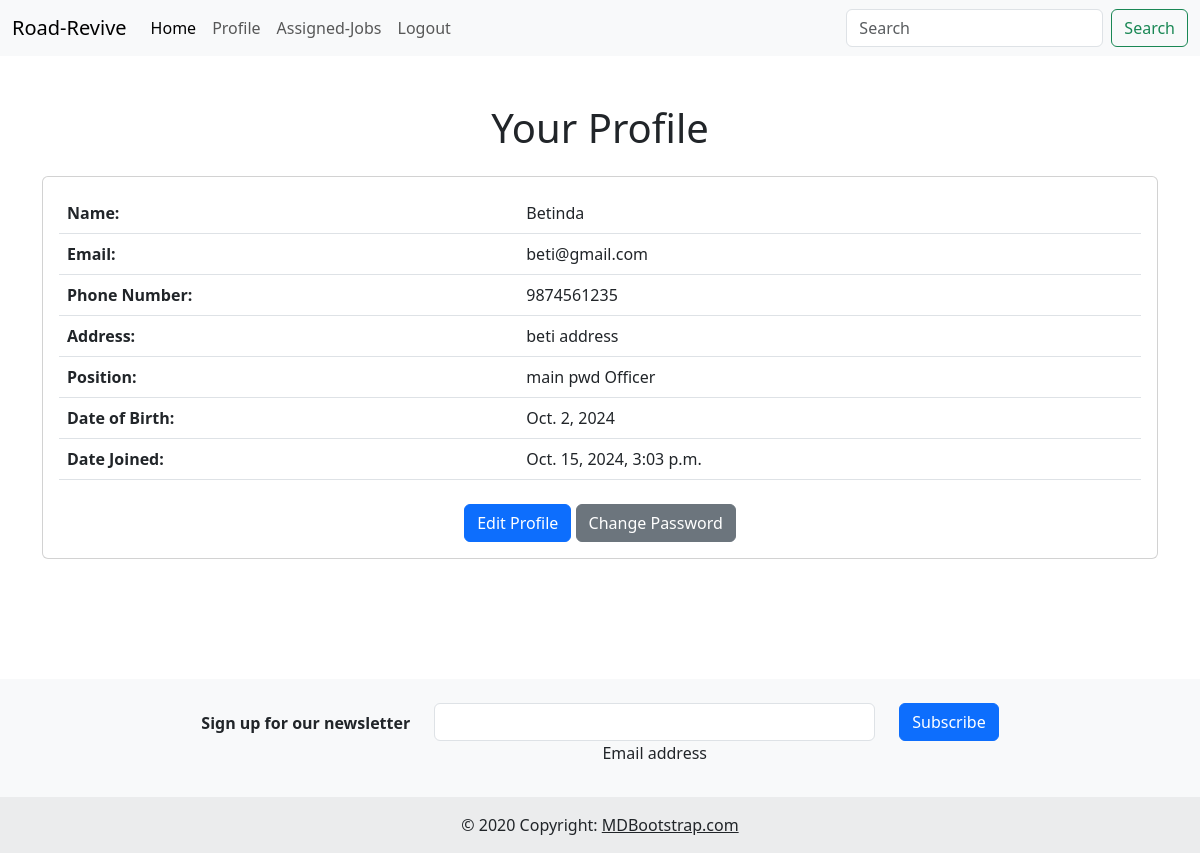
The page /Employee/profile/ (signed in) on the database its author committed.
### Employee/models.py (models this page shows)
class Employee(models.Model):
    name = models.CharField(max_length=150)
    email = models.EmailField(unique=True)
    phone_number = models.CharField(max_length=15)
    address = models.TextField()
    position = models.CharField(max_length=100)
    date_of_birth = models.DateField()
    date_joined = models.DateTimeField(auto_now_add=True)
    password = models.CharField(max_length=20)

### Employee/views.py (the view)
# urls.py: path('profile/', views.employee_profile, name='employee_profile'),
def employee_profile(request):
    if not request.session.get('Eid'):
        messages.error(request, "You need to be logged in to view your profile.")
        return redirect('Employee:login')
    employee = Employee.objects.get(id=request.session['Eid'])
    context = {'employee': employee}
    return render(request, 'Employee/employee_profile.html', context)

### Employee/templates/Employee/employee_profile.html (shortened to what this page needs)
<!DOCTYPE html>
<html lang="en">
<head>
    <link href="https://cdn.jsdelivr.net/npm/bootstrap@5.3.0-alpha1/dist/css/bootstrap.min.css" rel="stylesheet">
</head>
<body>
         <nav class="navbar navbar-expand-lg bg-body-tertiary">
            <div class="container-fluid">
              <a class="navbar-brand" href="{% url 'Employee:Employee_home'%}">Road-Revive</a>
              <div class="collapse navbar-collapse" id="navbarTogglerDemo02">
                <ul class="navbar-nav me-auto mb-2 mb-lg-0">
                  <li class="nav-item">
                    <a class="nav-link active" aria-current="page" href="{% url 'Employee:Employee_home'%}">Home</a>
                  </li>
                  <li class="nav-item">
                    <a class="nav-link" href="{% url 'Employee:employee_profile'%}">Profile</a>
                  </li>
                  <li class="nav-item">
                    <a class="nav-link" href="{% url 'Employee:assigned_jobs'%}">Assigned-Jobs</a>
                  </li>
                  <li class="nav-item">
                    <a class="nav-link " href="{% url 'User:index'%}">Logout</a>
                  </li>
                </ul>
                <form class="d-flex" role="search">
                  <input class="form-control me-2" type="search" placeholder="Search" aria-label="Search">
                  <button class="btn btn-outline-success" type="submit">Search</button>
                </form>
              </div>
            </div>
          </nav>
    <div class="container mt-5">
        <h1 class="mb-4 text-center">Your Profile</h1>
        <div class="card">
            <div class="card-body">
                <table class="table">
                    <tr>
                        <th>Name:</th>
                        <td>{{ employee.name }}</td>
                    </tr>
                    <tr>
                        <th>Email:</th>
                        <td>{{ employee.email }}</td>
                    </tr>
                    <tr>
                        <th>Phone Number:</th>
                        <td>{{ employee.phone_number }}</td>
                    </tr>
                    <tr>
                        <th>Address:</th>
                        <td>{{ employee.address }}</td>
                    </tr>
                    <tr>
                        <th>Position:</th>
                        <td>{{ employee.position }}</td>
                    </tr>
                    <tr>
                        <th>Date of Birth:</th>
                        <td>{{ employee.date_of_birth }}</td>
                    </tr>
                    <tr>
                        <th>Date Joined:</th>
                        <td>{{ employee.date_joined }}</td>
                    </tr>
                </table>
                <div class="text-center mt-4">
                    <a href="{% url 'Employee:edit_employee_profile' %}" class="btn btn-primary">Edit Profile</a>
                    <a href="{% url 'Employee:change_employee_password' %}" class="btn btn-secondary">Change Password</a>
                </div>
            </div>
        </div>
    </div>
<br><br><br><br><br>
<footer class="bg-body-tertiary text-center">
    <div class="container p-4 pb-0">
      <section class="">
        <form action="">
          <div class="row d-flex justify-content-center">
            <div class="col-auto">
              <p class="pt-2">
                <strong>Sign up for our newsletter</strong>
              </p>
            </div>
            <div class="col-md-5 col-12">
              <div data-mdb-input-init class="form-outline mb-4">
                <input type="email" id="form5Example26" class="form-control" />
                <label class="form-label" for="form5Example26">Email address</label>
              </div>
            </div>
            <div class="col-auto">
              <button data-mdb-ripple-init type="submit" class="btn btn-primary mb-4">
                Subscribe
              </button>
            </div>
          </div>
        </form>
      </section>
    </div>
    <div class="text-center p-3" style="background-color: rgba(0, 0, 0, 0.05);">
      © 2020 Copyright:
      <a class="text-body" href="https://mdbootstrap.com/">MDBootstrap.com</a>
    </div>
  </footer>
</body>
</html>

### rows shown on the page
Employee: name "Betinda", email "beti@gmail.com", phone_number "9874561235", address "beti address", position "main pwd Officer", date_of_birth "Oct. 2, 2024", date_joined "Oct. 15, 2024, 3:03 p.m."
